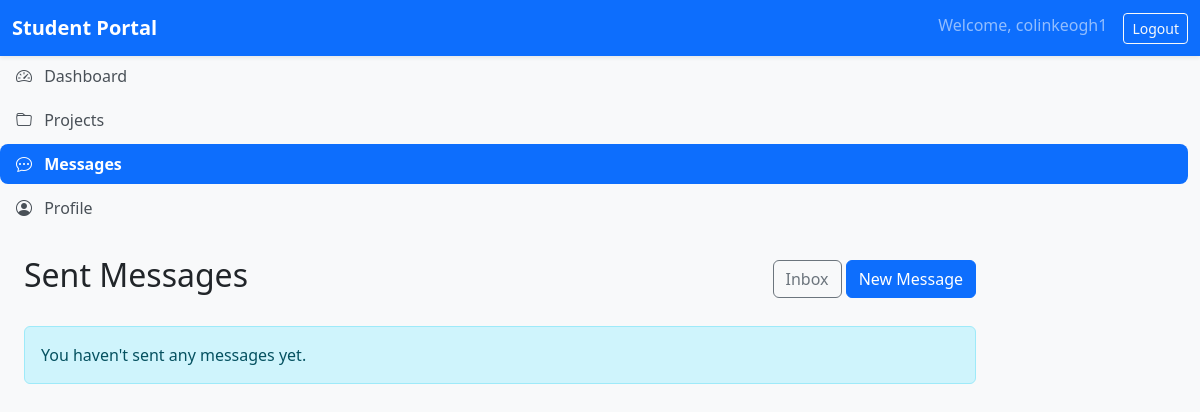
The app's page /messaging/sent/ (signed in), older data.
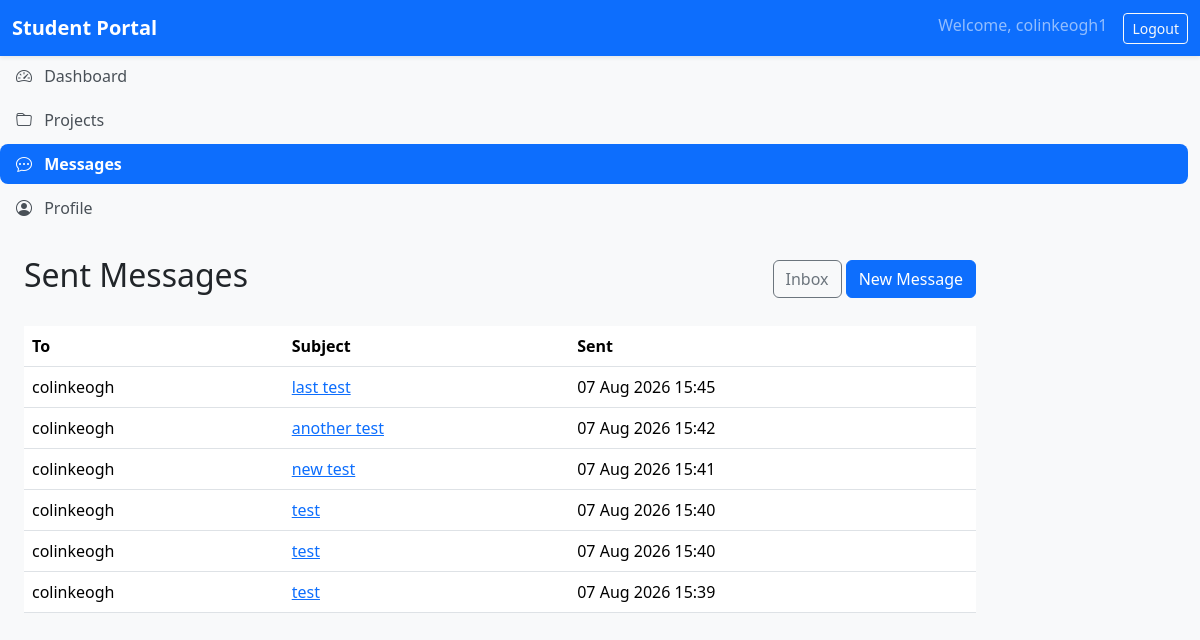
The same page, newer data.
### messaging/models.py (models this page shows, shortened)
class Message(models.Model):
    sender = models.ForeignKey(
        settings.AUTH_USER_MODEL,
        on_delete=models.CASCADE,
        related_name="sent_messages",
    )
    recipient = models.ForeignKey(
        settings.AUTH_USER_MODEL,
        on_delete=models.CASCADE,
        related_name="received_messages",
    )
    subject = models.CharField(max_length=200)
    body = models.TextField()
    sent_at = models.DateTimeField(auto_now_add=True)
    is_read = models.BooleanField(default=False)
    class Meta:
        ordering = ["-sent_at"]

### accounts/models.py (models this page shows)
class CustomUser(AbstractUser):
    pass

### messaging/views.py (the view)
# urls.py: path("sent/", views.sent_messages, name="sent"),
@login_required
def sent_messages(request):
    sent_messages = Message.objects.filter(
        sender=request.user,
    )
    return render(
        request,
        "messaging/sent_messages.html",
        {
            "sent_messages": sent_messages,
        },
    )

### messaging/templates/messaging/sent_messages.html (shortened to what this page needs)
{% extends "base.html" %}
{% block content %}
<div class="d-flex justify-content-between align-items-center mb-4">
    <h2>Sent Messages</h2>
    <div>
        <a
            href="{% url 'messaging:inbox' %}"
            class="btn btn-outline-secondary">
            Inbox
        </a>
        <a
            href="{% url 'messaging:new' %}"
            class="btn btn-primary">
            New Message
        </a>
    </div>
</div>
{% if sent_messages %}
<table class="table table-hover">
    <thead>
        <tr>
            <th>To</th>
            <th>Subject</th>
            <th>Sent</th>
        </tr>
    </thead>
    <tbody>
    {% for message in sent_messages %}
        <tr>
            <td>{{ message.recipient.username }}</td>
            <td>
                <a href="{% url 'messaging:detail' message.pk %}">
                    {{ message.subject }}
                </a>
            </td>
            <td>{{ message.sent_at|date:"d M Y H:i" }}</td>
        </tr>
    {% endfor %}
    </tbody>
</table>
{% else %}
<div class="alert alert-info">
    You haven't sent any messages yet.
</div>
{% endif %}
{% endblock %}

Row changes from the older to the newer data that the page shows:
added Message: recipient.username "colinkeogh", subject "last test", sent_at "07 Aug 2026 15:45"
added Message: recipient.username "colinkeogh", subject "another test", sent_at "07 Aug 2026 15:42"
added Message: recipient.username "colinkeogh", subject "new test", sent_at "07 Aug 2026 15:41"
added Message: recipient.username "colinkeogh", subject "test", sent_at "07 Aug 2026 15:40"
added Message: recipient.username "colinkeogh", subject "test", sent_at "07 Aug 2026 15:40"
added Message: recipient.username "colinkeogh", subject "test", sent_at "07 Aug 2026 15:39"
Text that changed along with them:
text no longer shown: "You haven't sent any messages yet."
text now shown: "To Subject Sent"
